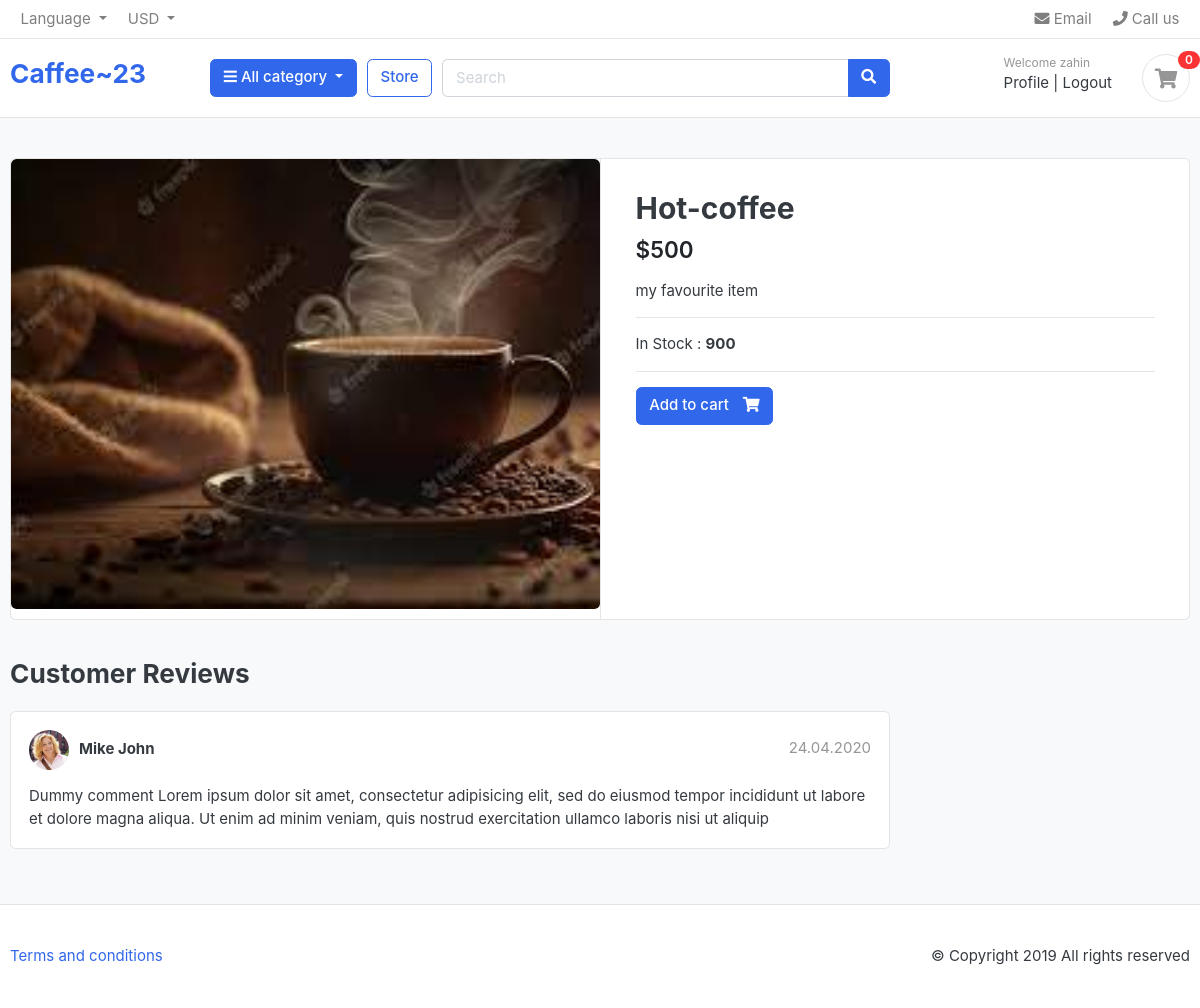
The page /store/hot-coffee/hot-coffee/ (signed in) on the database its author committed.
### store/models.py (models this page shows, shortened)
class Product(models.Model):
    product_name = models.CharField(max_length=200, unique=True)
    slug = models.SlugField(max_length=200, unique=True)
    description = models.TextField(max_length=500, blank=True)
    price = models.IntegerField()
    image = models.ImageField(upload_to='photos/products')
    stock = models.IntegerField()
    is_available = models.BooleanField(default=True)
    category = models.ForeignKey(Category, on_delete=models.CASCADE)
    created_date = models.DateTimeField(auto_now_add=True)
    modified_date = models.DateTimeField(auto_now=True)

### store/views.py (the view)
# urls.py: path('<slug:category_slug>/<slug:product_slug>/', views.product_detail, name='product_detail'),
def product_detail(request, category_slug, product_slug):
    product = Product.objects.get(slug=product_slug, category__slug=category_slug)
    cart_items_count = CartItem.objects.filter(user=request.user).count()
    context = {"product": product, 'cart_items_count': cart_items_count}
    return render(request, "store/product-detail.html", context)

### store/templates/store/product-detail.html (shortened to what this page needs)
{% extends 'base.html' %}
{% block body%}
<section class="section-content padding-y bg">
      <div class="container">
        <div class="card">
          <div class="row no-gutters">
            <aside class="col-md-6">
              <article class="gallery-wrap">
                <div class="img-big-wrap">
                  <a href="#"><img src="{{product.image.url}}" /></a>
                </div>
              </article>
            </aside>
            <main class="col-md-6 border-left">
              <article class="content-body">
                <h2 class="title">{{product.product_name}}</h2>
                <div class="mb-3">
                  <var class="price h4">${{product.price}}</var>
                </div>
                <p>
                  {{product.description}}
                </p>
                <hr />
                <p>
                  In Stock : <b>{{product.stock}}</b>
                </p>
                <hr />
                <form method="post">
                  <a href="{% url 'add_cart' product.id %}" class="btn btn-primary">
                    <span class="text">Add to cart</span>
                    <i class="fas fa-shopping-cart"></i>
                  </a>
                </form>
              </article>
            </main>
          </div>
        </div>
        <br />
        <div class="row">
          <div class="col-md-9">
            <header class="section-heading">
              <h3>Customer Reviews</h3>
            </header>
            <article class="box mb-3">
              <div class="icontext w-100">
                <img
                  src="./images/avatars/avatar1.jpg"
                  class="img-xs icon rounded-circle"
                />
                <div class="text">
                  <span class="date text-muted float-md-right"
                    >24.04.2020
                  </span>
                  <h6 class="mb-1">Mike John</h6>
                </div>
              </div>
              <div class="mt-3">
                <p>
                  Dummy comment Lorem ipsum dolor sit amet, consectetur
                  adipisicing elit, sed do eiusmod tempor incididunt ut labore
                  et dolore magna aliqua. Ut enim ad minim veniam, quis nostrud
                  exercitation ullamco laboris nisi ut aliquip
                </p>
              </div>
            </article>
          </div>
        </div>
      </div>
    </section>
{% endblock %}

### templates/base.html (shortened to what this page needs)
<!DOCTYPE html>
{% load static %}
<html lang="en">
  <head>
    <link href="{% static 'css/bootstrap.css' %}" rel="stylesheet" type="text/css" />
    <link
      href="{% static 'fonts/fontawesome/css/all.min.css' %}"
      type="text/css"
      rel="stylesheet"
    />
    <link href="{% static 'css/ui.css' %}" rel="stylesheet" type="text/css" />
    <link
      href="{% static 'css/responsive.css' %}"
      rel="stylesheet"
      media="only screen and (max-width: 1200px)"
    />
  </head>
<body>
  <header class="section-header">
    <nav class="navbar p-md-0 navbar-expand-sm navbar-light border-bottom">
    <div class="container">
      <div class="collapse navbar-collapse" id="navbarTop4">
        <ul class="navbar-nav mr-auto">
          <li class="nav-item dropdown">
           <a href="#" class="nav-link dropdown-toggle" data-toggle="dropdown">   Language </a>
        </li>
        <li class="nav-item dropdown">
          <a href="#" class="nav-link dropdown-toggle" data-toggle="dropdown"> USD </a>
        </li>
        </ul>
        <ul class="navbar-nav">
        <li><a href="#" class="nav-link"> <i class="fa fa-envelope"></i> Email </a></li>
        <li><a href="#" class="nav-link"> <i class="fa fa-phone"></i> Call us </a></li>
      </ul>
      </div>
    </div>
    </nav>
    <section class="header-main border-bottom">
      <div class="container">
    <div class="row align-items-center">
      <div class="col-lg-2 col-md-3 col-6">
        <a href="{% url 'home' %}" class="brand-wrap">
          <h3>Caffee~23</h3>
        </a>
      </div>
      <div class="col-lg col-sm col-md col-6 flex-grow-0">
        <div class="category-wrap dropdown d-inline-block float-right">
          <button type="button" class="btn btn-primary dropdown-toggle" data-toggle="dropdown">
            <i class="fa fa-bars"></i> All category
          </button>
        </div>
      </div>
      <a href="{% url 'store' %}" class="btn btn-outline-primary">Store</a>
      <div class="col-lg  col-md-6 col-sm-12 col">
        <form action="#" class="search">
          <div class="input-group w-100">
              <input type="text" class="form-control" style="width:60%;" placeholder="Search">
              <div class="input-group-append">
                <button class="btn btn-primary" type="submit">
                  <i class="fa fa-search"></i>
                </button>
              </div>
            </div>
        </form>
      </div>
      <div class="col-lg-3 col-sm-6 col-8 order-2 order-lg-3">
            <div class="d-flex justify-content-end mb-3 mb-lg-0">
              <div class="widget-header">
                {% if request.user.is_authenticated %}
                <small class="title text-muted">Welcome {{request.user}}</small>
                <div>
                  <a href="{% url 'profile' %}">Profile</a> <span class="dark-transp"> | </span>
                  <a href="{% url 'logout' %}"> Logout</a>
                </div>
                {% else %}
                <small class="title text-muted">Welcome guest!</small>
                <div>
                  <a href="{% url 'login' %}">Sign in</a> <span class="dark-transp"> | </span>
                  <a href="{% url 'register' %}"> Register</a>
                </div>
                {% endif %}
              </div>
              <a href="{% url 'cart' %}" class="widget-header pl-3 ml-3">
                <div class="icon icon-sm rounded-circle border"><i class="fa fa-shopping-cart"></i></div>
                <span class="badge badge-pill badge-danger notify">{{cart_items_count}}</span>
              </a>
            </div>
          </div>
    </div>
      </div>
    </section>
    </header>
      {% block body %}
      {% endblock %}
    {% include 'footer.html' %}
</body>
</html>

### static/css/ui.css (style rules this page uses)
html { font-family: "Inter", sans-serif; font-size: 15px; }
.content-body { flex: 1 1 auto; padding: 2rem 2.3rem; }
.icon-xs, .icon-sm, .icon-md, .icon-lg { display: inline-block; text-align: center; flex-shrink: 0; flex-grow: 0; }
.icon-sm { width: 48px; height: 48px; line-height: 48px !important; font-size: 20px; }
.img-xs, .img-sm, .img-md, .img-lg { -o-object-fit: cover; object-fit: cover; flex-shrink: 0; flex-grow: 0; }
.img-xs { width: 40px; height: 40px; }
.padding-y { padding-top: 40px; padding-bottom: 40px; }
var { font-style: normal; }
article:after, .form-group:after { display: block; clear: both; content: ""; }
.bg { background-color: #f8f9fa; }
.section-heading { margin-bottom: 20px; margin-top: 15px; }
p:last-child { margin-bottom: 0; }
.header-main { position: relative; padding-top: 1rem; padding-bottom: 1rem; }
.widget-header { display: inline-block; vertical-align: middle; position: relative; }
.widget-header a { color: #343a40; }
.widget-header i { color: #969696; }
.widget-header .title { display: block; }
.widget-header .notify { position: absolute; top: -3px; right: -10px; }
.btn .text + i { margin-left: 10px; }
.icontext { display: inline-flex; align-items: center; vertical-align: middle; }
.icontext .text { width: 100%; line-height: 1.2; }
.icontext .icon { position: relative; margin-right: 10px; flex-shrink: 0; flex-grow: 0; }
.notify { position: absolute; top: -4px; right: -10px; display: inline-block; padding: 0.25em 0.6em; font-size: 12px; line-height: 1; text-align: center; border-radius: 3rem; color: #fff; background-color: #fa3434; }
.price { font-weight: 600; color: #212529; }
.box { padding: 18px; background: #fff; border-radius: 0.37rem; border: 1px solid #e4e4e4; }
.box img { max-width: 100%; }
.gallery-wrap .img-big-wrap { margin-bottom: 10px; border-radius: 0.37rem; overflow: hidden; background-color: #fff; }
.gallery-wrap .img-big-wrap a { text-align: center; display: block; }
.gallery-wrap .img-big-wrap img { height: 450px; width: auto; display: inline-block; }

### rows shown on the page
Product: image (picture), product_name "Hot-coffee", price "500", description "my favourite item", stock "900"

### other values the page prints
{{ request.user }} "zahin"
{{ cart_items_count }} "0"
